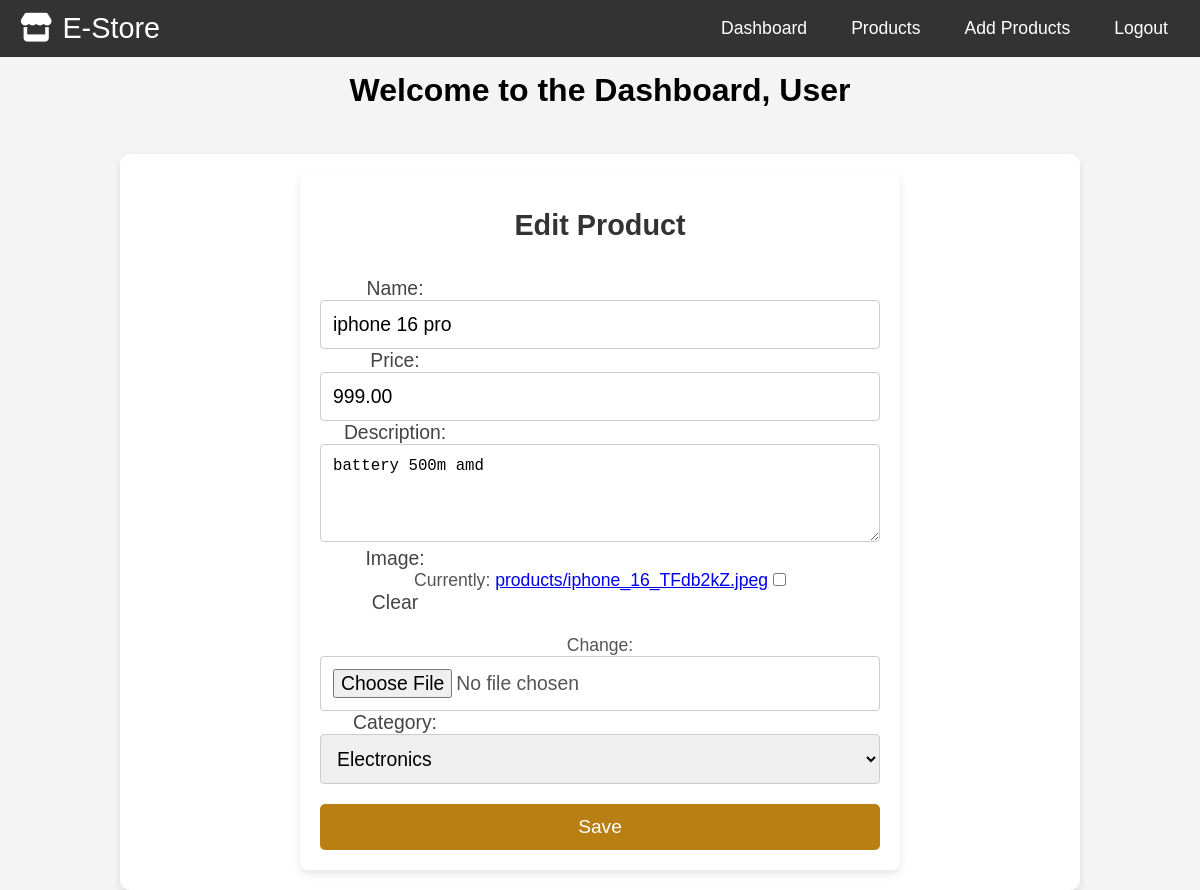
/products/product/edit/23/, run on the app's committed database.
### products/models.py (models this page shows, shortened)
class Product(models.Model):
    ELECTRONICS = 'electronics'
    FURNITURE = 'furniture'
    CLOTHING = 'clothing'
    BOOKS = 'books'
    TOYS = 'toys'
    GROCERIES = 'groceries'
    ACCESSORIES='Accessories'
    CATEGORY_CHOICES = [
        (ELECTRONICS, 'Electronics'),
        (FURNITURE, 'Furniture'),
        (CLOTHING, 'Clothing'),
        (BOOKS, 'Books'),
        (TOYS, 'Toys'),
        (GROCERIES, 'Groceries'),
        (ACCESSORIES,'Accessories')
    ]
    name = models.CharField(max_length=255)
    description = models.TextField(null=True, blank=True)
    rating = models.CharField(max_length=50)
    category = models.CharField(
        max_length=20,
        choices=CATEGORY_CHOICES,
    )
    price = models.DecimalField(max_digits=10, decimal_places=2)
    stock = models.IntegerField(default=0)  # Number of items in stock
    image = models.ImageField(upload_to='products/', null=True, blank=True)
    product_link = models.URLField()
    rating = models.CharField(max_length=50)
    is_recommended = models.BooleanField(default=False)

### products/views.py (the view)
# urls.py: path('product/edit/<int:pk>/', views.product_edit, name='product_edit'),
def product_edit(request, pk):
    product = get_object_or_404(Product, pk=pk)
    if request.method == 'POST':
        form = ProductForm(request.POST, request.FILES, instance=product)
        if form.is_valid():
            form.save()
            return redirect('products:product_list')
    else:
        form = ProductForm(instance=product)
    return render(request, 'product_form.html', {'form': form})

### products/form.py
class ProductForm(forms.ModelForm):
    class Meta:
        model = Product
        fields = ['name', 'price', 'description', 'image','category']
        widgets = {
            'description': forms.Textarea(attrs={'rows': 4, 'cols': 40}),
        }

### products/templates/product_form.html (shortened to what this page needs)
{% include 'navbar.html' %}
<!DOCTYPE html>
<html lang="en">
<head>
</head>
<body>
    <h1>Welcome to the Dashboard, User {{ user_id }}</h1>
    <div class="container">
        <form method="post" enctype="multipart/form-data">
            <h1>{% if form.instance.pk %}Edit Product{% else %}Create New Product{% endif %}</h1>
            {{ form.as_p }}
            <button type="submit">Save</button>
        </form>
    </div>
</body>
</html>

### products/templates/navbar.html (style rules this page uses)
* { margin: 0; padding: 0; box-sizing: border-box; }
body { font-family: Arial, sans-serif; margin: 0; padding: 0; background-color: #f8f9fa; }

### products/templates/product_form.html (style rules this page uses)
body { font-family: Arial, sans-serif; background-color: #f4f4f4; margin: 0; padding: 0; color: #333; }
h1 { text-align: center; color: black; padding: 15px 0; margin-bottom: 20px; }
p { color: #777; text-align: center; font-size: 1.2em; }
.container { width: 80%; margin: 0 auto; padding: 20px; background-color: white; box-shadow: 0 4px 8px rgba(0, 0, 0, 0.1); border-radius: 10px; margin-top: 30px; }
form { background-color: #fff; padding: 20px; border-radius: 8px; box-shadow: 0 4px 8px rgba(0, 0, 0, 0.1); width: 100%; max-width: 600px; margin: 0 auto; box-sizing: border-box; }
form h1 { font-size: 1.8rem; color: #333; margin-bottom: 20px; }
form p { color: #555; font-size: 1.1em; }
label { display: block; font-size: 1.1em; color: #444; margin-right: 20px; width: 150px; }
input[type="text"], input[type="number"], input[type="file"], textarea, select { width: 100%; padding: 12px; border: 1px solid #ccc; border-radius: 4px; font-size: 1.1em; box-sizing: border-box; }
button { background-color: #b97f13;; color: white; padding: 12px 20px; border: none; border-radius: 5px; cursor: pointer; font-size: 1.2em; width: 100%; margin-top: 20px; }

### data on the page
Product: name "iphone 16 pro", price "999.00", description "battery 500m amd", category "Electronics"
